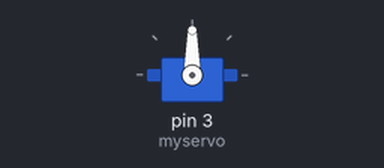
Simulated run of this sketch. Board: Arduino Leonardo, built with avr-gcc and run on an emulated ATmega32U4. Shown: servo.

Above: at 0.1 s.
At 3.1 s:
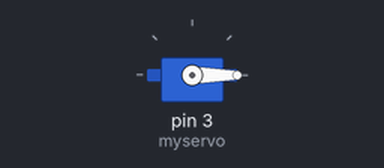
Timing chart, 0 to 4.6 s (numbered marks = the images above):
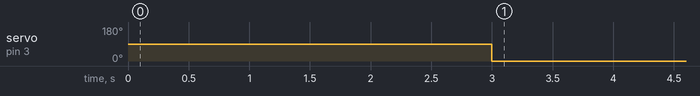

Measured:
- by itself, servo on pin 3 (myservo): 90° → 0° at 3.0 s

The sketch:

servo_motor_FS90R.ino
```cpp
#include <Servo.h>

Servo myservo; // Create a Servo object for servo motor.
int pos = 0;
int pulse = 700;

void setup()
{
    Serial1.begin(57600);

    myservo.attach(3, 700, 2300);
    myservo.write(90);
    delay(3000);
}

void loop()
{
    String str = "";
    while (Serial1.available())
    {
        str = Serial1.readString();
        Serial1.println(str);

        if (str == "0")
            myservo.detach();
        else if (str == "1")
            myservo.attach(3, 700, 2300);
        else
            pulse = str.toInt();
    }
    myservo.writeMicroseconds(pulse);
}
```
